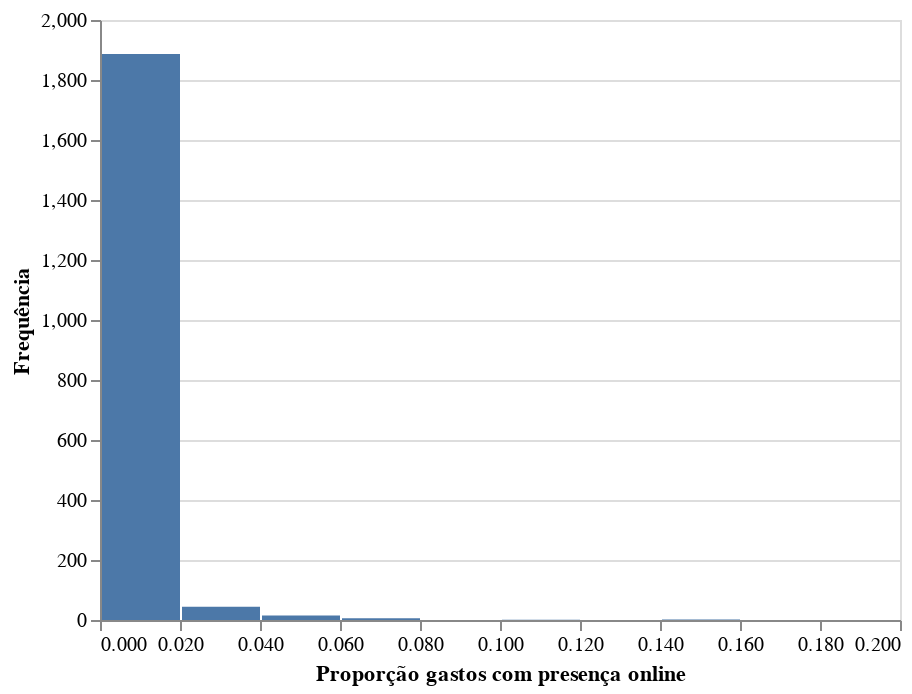

Source (notebook cell):
### Code cell
alt.Chart(bolso_16).mark_bar().encode(
        alt.X('prop',
          title = 'Proporção gastos com presença online',
          bin = alt.Bin(extent = [0, 0.20], step = 0.02)
          ),
        alt.Y('count()',
          title = 'Frequência'))

### Figure 1 — Vega-Lite specification as saved in the notebook (floating-point values rounded to 4 significant figures; data arrays with more than 128 entries replaced by an {"elided": "..."} marker saying what was removed)
{"config": {"view": {"continuousWidth": 400, "continuousHeight": 300}}, "data": {"name": "data-ce51adfdfc3de7288939965d6aa6ea15"}, "mark": "bar", "encoding": {"x": {"type": "quantitative", "bin": {"extent": [0, 0.2], "step": 0.02}, "field": "prop", "title": "Proporção gastos com presença online"}, "y": {"type": "quantitative", "aggregate": "count", "title": "Frequência"}}, "$schema": "https://vega.github.io/schema/vega-lite/v4.8.1.json", "datasets": {"data-ce51adfdfc3de7288939965d6aa6ea15": {"elided": "1955 records"}}}
